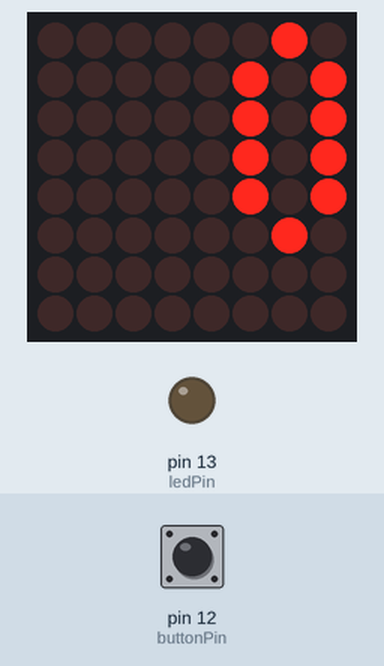
Recording of a sketch running on a simulated Arduino Uno, built with avr-gcc and run on an emulated ATmega328P. Parts: 8×8 LED matrix, output pins drawn as LEDs (lit = HIGH). Wiring (inferred from the names in the program): MAX7219 LED driver (orientation assumed): data pin 9; clock pin 7; CS pin 8. The test bench sets the inputs (shaded band); at power-on: pin 12 (buttonPin) LOW. Pins used as bus, display or sensor lines are not drawn.

Above: at 1.2 s.
1.3 s: pin 12 (buttonPin) pulled HIGH for 0.15 s
At 2.4 s:
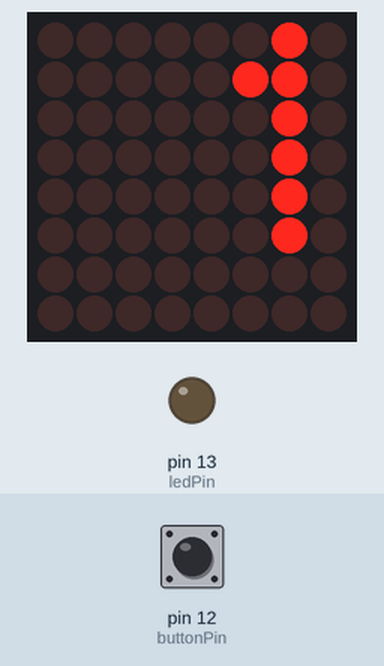
2.9 s: pin 12 (buttonPin) pulled HIGH for 1 s
At 4.9 s:
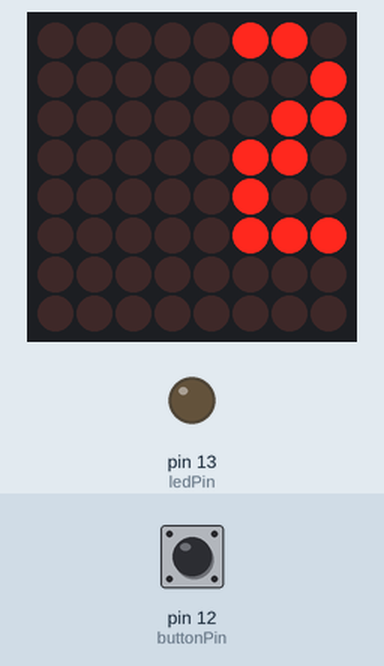
5.4 s: pin 12 (buttonPin) pulled HIGH for 0.15 s
At 6.7 s:
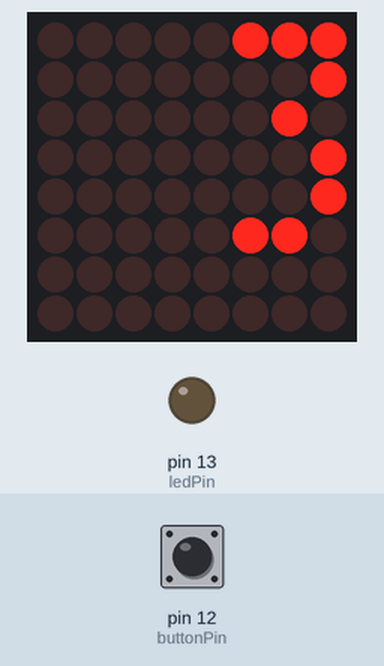
7.0 s: pin 12 (buttonPin) pulled HIGH for 3.2 s
At 7.3 s:
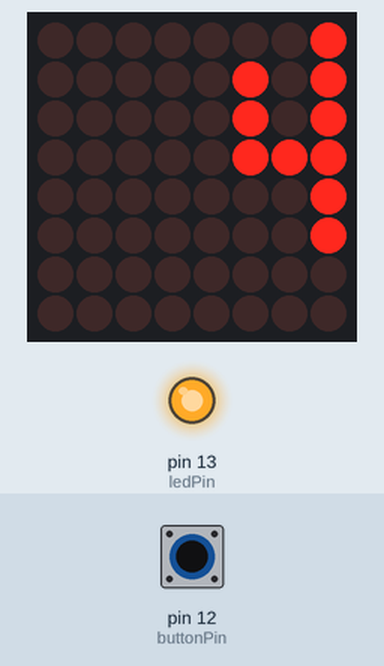
11.7 s: pin 12 (buttonPin) pulled HIGH for 0.15 s
At 12.7 s:
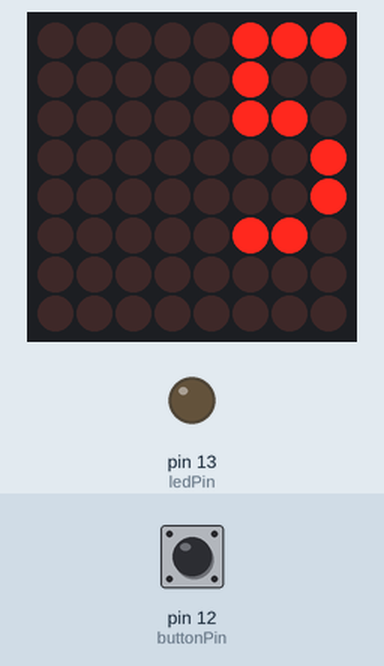
13.3 s: pin 12 (buttonPin) pulled HIGH for 1 s
At 15.2 s:
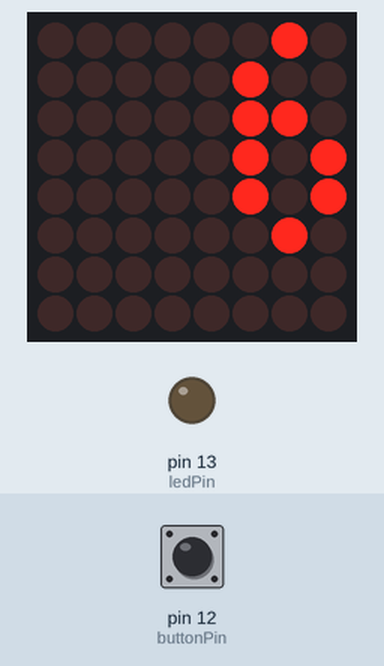
Timing chart, 0 to 16.7 s (numbered marks = the images above; inputs shaded):
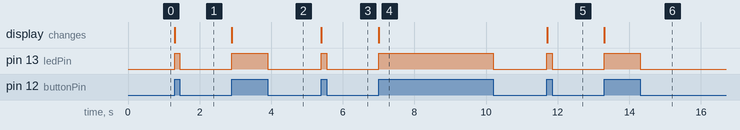

The sketch:

ledDisplayButtonCount.ino
```cpp
// constants won't change. They're used here to set pin numbers:
const int button2Pin = 11;     // the number of the pushbutton pin
const int buttonPin = 12;     // the number of the pushbutton pin
const int ledPin =  13;      // the number of the LED pin

// variables will change:
int buttonState = 0;         // variable for reading the pushbutton status
int buttonStateOld = 0;         // variable for reading the pushbutton status
long countPresses = 0;

byte timesPressedSinceChange = 0;
byte valuePresses = 0;

// Max7219 pins
const int dataIn = 9;
const int load = 8;
const int clock = 7;

// define max7219 registers
byte max7219_reg_noop        = 0x00;
byte max7219_reg_digit0      = 0x01;
byte max7219_reg_digit1      = 0x02;
byte max7219_reg_digit2      = 0x03;
byte max7219_reg_digit3      = 0x04;
byte max7219_reg_digit4      = 0x05;
byte max7219_reg_digit5      = 0x06;
byte max7219_reg_digit6      = 0x07;
byte max7219_reg_digit7      = 0x08;
byte max7219_reg_decodeMode  = 0x09;
byte max7219_reg_intensity   = 0x0a;
byte max7219_reg_scanLimit   = 0x0b;
byte max7219_reg_shutdown    = 0x0c;
byte max7219_reg_displayTest = 0x0f;

void putByte(byte data)
{
  for (int i = 7; i >= 0; i--)
  {
    digitalWrite(clock, LOW);   // tick
    digitalWrite(dataIn, data & (1 << i)); // send bit
    digitalWrite(clock, HIGH);   // tock
  }
}

void maxSingle( byte reg, byte col)
{
  digitalWrite(load, LOW);       // begin
  putByte(reg);                  // specify register
  putByte(col);                  // put data
  digitalWrite(load,HIGH);       // end
}

void initMax7219()
{
  //initiation of the max 7219
  maxSingle(max7219_reg_scanLimit, 0x07);
  maxSingle(max7219_reg_decodeMode, 0x00);  // using an led matrix (not digits)
  maxSingle(max7219_reg_shutdown, 0x01);    // not in shutdown mode
  maxSingle(max7219_reg_displayTest, 0x00); // no display test
  for (int e = 1; e <= 8; e++) maxSingle(e,0); // empty registers, turn all LEDs off
  maxSingle(max7219_reg_intensity, 0x0f);    // range: 0x00 to 0x0f
}

////////////////////////////////////////////////////////////////////
// This time you get just some basics. Draw one image or clear it.
// In addition we give the number drawing routine. You can have more
// functions and images if you write them yourself or cut them from
// previous sketches. If you want to use codeArt, copy the .h file
// to this directory and include it at the top in this sketch.

void drawImage(byte * image)
{
  for (byte row = 0; row < 8; row++) maxSingle(row + 1, image[row]);
}

void clearImage()
{
  for (byte row = 0; row < 8; row++) maxSingle(row + 1, 0);
}

byte numbers[][10] =  // These numbers are 4x6 pixels
{{2, 5, 5, 5, 5, 2},  // 0
 {2, 6, 2, 2, 2, 2},  // 1
 {6, 1, 3, 6, 4, 7},  // 2
 {7, 1, 2, 1, 1, 6},  // 3
 {1, 5, 5, 7, 1, 1},  // 4
 {7, 4, 6, 1, 1, 6},  // 5
 {2, 4, 6, 5, 5, 2},  // 6
 {7, 1, 1, 2, 2, 2},  // 7
 {7, 5, 7, 5, 5, 7},  // 8
 {2, 5, 5, 3, 1, 2}}; // 9

void drawNumber(int number)
{
  int unit    =  number % 10;       // Get the lowest digit
  int decimal = (number / 10) % 10; // Get the second digit
  byte image[8];                    // Reserve memory for the image
  for (int i = 0; i < 6; i++)       // The numbers are only 6 rows tall
  {
    image[i] = numbers[unit][i];    // Just copy the low digit
    if (number > 9)                 // Only draw the high digit if appropriate
    {                               // Do some bit combining to not overwrite the other digit
      image[i] |= numbers[decimal][i] << 4;
    }
  }
  image[6] = number > 900 ? 128 : 0; // Empty line, or one dot to indicate overflow
  image[7] = 255 >> max(0, 8 - (number / 100)); // every dot represents 100
  drawImage(image);
}

void checkButtonPresses ()
{
  // read the state of the pushbutton value:
  buttonState = digitalRead(buttonPin);

  // check if the pushbutton is pressed. If it is, the buttonState is HIGH:
  if (buttonState == HIGH && buttonStateOld == LOW) {
    buttonStateOld = HIGH;
    timesPressedSinceChange++;
    valuePresses++;
    if(timesPressedSinceChange > 4){
      if(valuePresses - 2){
        digitalWrite(ledPin, HIGH);
        drawNumber(++countPresses);
      }
      timesPressedSinceChange = 0;
      valuePresses = 0;
    }
  } else if(buttonState != HIGH){
    buttonStateOld = LOW;
    timesPressedSinceChange++;
    // turn LED off:
    digitalWrite(ledPin, LOW);
  }
}

/////////////////////////////////////////////////////////////
// Arduino setup en loop

void setup ()
{
  pinMode(dataIn, OUTPUT);
  pinMode(clock,  OUTPUT);
  pinMode(load,   OUTPUT);
  // initialize the LED pin as an output:
  pinMode(ledPin, OUTPUT);
  // initialize the pushbutton pin as an input:
  pinMode(buttonPin, INPUT);

  initMax7219();
  drawNumber(0);
}

void loop ()
{
  checkButtonPresses();

}
```

Measured:
- after the input at 1.3 s, pin 13 (ledPin): LOW → HIGH at once, → LOW 0.15 s later; the display: changes at once (image 1)
- after the input at 2.9 s, pin 13 (ledPin): LOW → HIGH at once, → LOW 1.0 s later; the display: changes at once (image 2)
- after the input at 5.4 s, pin 13 (ledPin): LOW → HIGH at once, → LOW 0.15 s later; the display: changes at once (image 3)
- after the input at 7.0 s, pin 13 (ledPin): LOW → HIGH at once, → LOW 3.2 s later; the display: changes at once (image 4)
- after the input at 11.7 s, pin 13 (ledPin): LOW → HIGH at once, → LOW 0.15 s later; the display: changes at once (image 5)
- after the input at 13.3 s, pin 13 (ledPin): LOW → HIGH at once, → LOW 1.0 s later; the display: changes at once (image 6)
